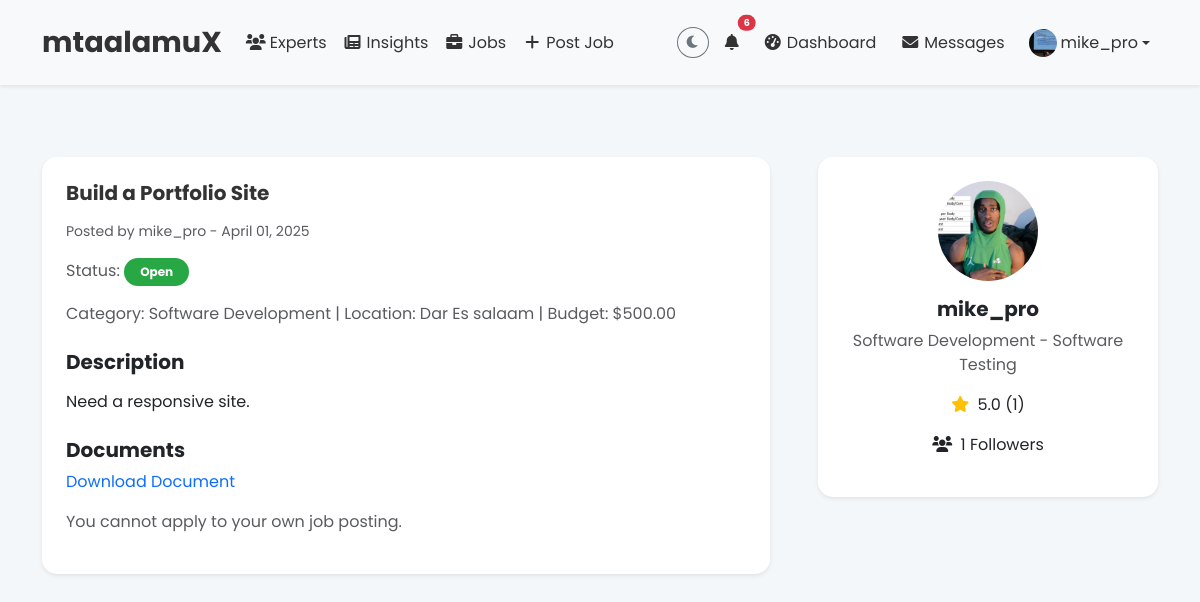
The page /jobs/1/ (signed in) on the database its author committed.
### core/models.py (models this page shows, shortened)
class UserProfile(models.Model):
    user = models.OneToOneField(User, on_delete=models.CASCADE)
    is_professional = models.BooleanField(default=False)
    bio = models.TextField(max_length=1000, blank=True)
    avatar = models.ImageField(upload_to='avatars/', default='default_avatar.jpg')
    interests = models.CharField(max_length=200, blank=True)
    last_seen = models.DateTimeField(auto_now=True)
    theme = models.CharField(max_length=10, choices=[('light', 'Light'), ('dark', 'Dark')], default='light')

class Job(models.Model):
    STATUS_CHOICES = (
        ('open', 'Open'),
        ('closed', 'Closed'),
        ('completed', 'Completed'),
    )
    professional = models.ForeignKey(Professional, on_delete=models.CASCADE, related_name='jobs')
    client = models.ForeignKey(User, on_delete=models.CASCADE, related_name='client_jobs', null=True, blank=True)
    title = models.CharField(max_length=100)
    description = models.TextField()
    budget = models.DecimalField(max_digits=10, decimal_places=2, null=True, blank=True)
    status = models.CharField(max_length=20, choices=STATUS_CHOICES, default='open')
    created_at = models.DateTimeField(auto_now_add=True)

class Professional(models.Model):
    user = models.OneToOneField(User, on_delete=models.CASCADE, related_name='professional')
    field = models.ForeignKey(Category, on_delete=models.SET_NULL, null=True, related_name='professionals')
    subfield = models.CharField(max_length=100)
    location = models.CharField(max_length=100)
    skills = models.JSONField(default=list)
    photo = models.ImageField(upload_to='professionals/', blank=True, null=True)
    hero_image = models.ImageField(upload_to='hero_images/', blank=True, null=True)
    bio = models.TextField(blank=True)
    is_verified = models.BooleanField(default=False)
    followers = models.ManyToManyField(User, related_name='following', blank=True)
    linkedin_url = models.URLField(blank=True, null=True)
    twitter_url = models.URLField(blank=True, null=True)
    github_url = models.URLField(blank=True, null=True)
    website_url = models.URLField(blank=True, null=True)
    cv = models.FileField(upload_to='verification/cvs/', blank=True, null=True)
    certificates = models.FileField(upload_to='verification/certificates/', blank=True, null=True)
    @property
    def follower_count(self):
        return self.followers.count()
    @property
    def average_rating(self):
        reviews = self.reviews.all()
        if reviews:
            return sum(review.rating for review in reviews) / reviews.count()
        return 0

class Category(models.Model):
    name = models.CharField(max_length=100, unique=True)
    image = models.ImageField(
        upload_to='category_images/', # Store images in MEDIA_ROOT/category_images/
        blank=True,
        null=True,
        help_text="Optional: Image representing this category (e.g., an icon)."
    )

class JobDocument(models.Model):
    job = models.ForeignKey(Job, on_delete=models.CASCADE, related_name='documents')
    document = models.FileField(upload_to='job_documents/')

class ServiceReview(models.Model):
    professional = models.ForeignKey(Professional, on_delete=models.CASCADE, related_name='reviews')
    reviewer = models.ForeignKey(User, on_delete=models.CASCADE)
    rating = models.IntegerField(choices=[(i, i) for i in range(1, 6)])
    comment = models.TextField(max_length=500)
    created_at = models.DateTimeField(auto_now_add=True)
    response = models.TextField(max_length=500, blank=True)

### core/views.py (the view, shortened to what this page needs)
# urls.py: path('jobs/<int:pk>/', views.JobDetailView.as_view(), name='job_detail'),
class JobDetailView(DetailView):
    model = Job
    template_name = 'core/job_detail.html'
    context_object_name = 'job'
    def get_context_data(self, **kwargs):
        context = super().get_context_data(**kwargs)
        context['can_apply'] = self.request.user.is_authenticated and self.request.user != self.object.professional.user
        if self.request.user.is_authenticated:
            context['has_applied'] = Message.objects.filter(
                sender=self.request.user,
                recipient=self.object.professional.user,
                content__contains=f"I'm interested in your job posting: {self.object.title}"
            ).exists()
        context['documents'] = self.object.documents.all()
        return context

### core/context_processors.py (called while the page is built)
def unread_notifications(request):
    if request.user.is_authenticated:
        unread_count = Notification.objects.filter(user=request.user, is_read=False).count()
    else:
        unread_count = 0
    return {'unread_notifications': unread_count}

def common_context(request):
    context = {
        'unread_notifications': 0,
        'site_theme': 'light'  # Default theme
    }
    if request.user.is_authenticated:
        context['unread_notifications'] = Notification.objects.filter(
            user=request.user, is_read=False
        ).count()
        try:
            profile = request.user.userprofile
            if profile.theme in ['light', 'dark']: # Validate theme value
                 context['site_theme'] = profile.theme
        except UserProfile.DoesNotExist:
            pass # User has no profile yet, use default theme
    return context

### core/templates/core/job_detail.html (shortened to what this page needs)
{% extends 'core/base.html' %}
{% load static %}
{% block content %}
    <div class="container my-5">
        <div class="row g-5">
            <div class="col-lg-8">
                <div class="card shadow-sm">
            <div class="card-body">
                <h1 class="card-title fw-bold mb-3">{{ job.title }}</h1>
                <p class="text-muted small">Posted by <a href="{% url 'core:professional_detail' job.professional.id %}" class="text-muted text-decoration-none">{{ job.professional.user.username }}</a> - {{ job.created_at|date:"F d, Y" }}</p>
                <p class="text-muted">Status: <span class="badge bg-{% if job.status == 'open' %}success{% else %}secondary{% endif %}">{{ job.status|title }}</span></p>
                <p class="text-muted">Category: {{ job.professional.field.name }} | Location: {{ job.professional.location }} | Budget: ${{ job.budget|floatformat:2 }}</p>
                <h5 class="fw-bold mt-4">Description</h5>
                <p>{{ job.description|linebreaks }}</p>
                {% if documents %}
                    <h5 class="fw-bold mt-4">Documents</h5>
                    <ul class="list-unstyled">
                        {% for doc in documents %}
                            <li><a href="{{ doc.document.url }}" class="text-primary text-decoration-none" target="_blank">Download Document</a></li>
                        {% endfor %}
                    </ul>
                {% endif %}
                {% if can_apply and not has_applied %}
                    <form method="post">
                        {% csrf_token %}
                        <button type="submit" class="btn btn-primary mt-3">Apply Now</button>
                    </form>
                {% elif has_applied %}
                    <p class="text-success mt-3">You have already applied for this job.</p>
                {% elif user.is_authenticated %}
                    <p class="text-muted mt-3">You cannot apply to your own job posting.</p>
                {% else %}
                    <p class="text-muted mt-3">Please <a href="{% url 'login' %}?next={{ request.path }}" class="text-primary text-decoration-none">log in</a> to apply for this job.</p>
                {% endif %}
            </div>
                </div>
            </div>
            <div class="col-lg-4">
                <div class="card shadow-sm sticky-top" style="top: 20px;">
                    <div class="card-body text-center">
                        <img src="{% if job.professional.photo %}{{ job.professional.photo.url }}{% else %}{% static 'img/default_profile.jpg' %}{% endif %}" class="rounded-circle mb-3" alt="{{ job.professional.user.username }}'s profile photo" style="width: 100px; height: 100px; object-fit: cover;">
                        <h5 class="card-title"><a href="{% url 'core:professional_detail' job.professional.id %}" class="text-dark text-decoration-none">{{ job.professional.user.username }}</a></h5>
                        <p class="text-muted">{{ job.professional.field.name }} - {{ job.professional.subfield }}</p>
                        <p><i class="fas fa-star text-warning me-1"></i> {{ job.professional.average_rating|floatformat:1 }} ({{ job.professional.reviews.count }})</p>
                        <p><i class="fas fa-users me-1"></i> {{ job.professional.follower_count }} Followers</p>
                    </div>
                </div>
            </div>
        </div>
    </div>
{% endblock %}

### core/templates/core/base.html (shortened to what this page needs)
{% load static %}
<!DOCTYPE html>
<html lang="en" class="{% if site_theme == 'dark' %}dark-mode{% endif %} h-100">
<head>
    <link href="https://cdn.jsdelivr.net/npm/bootstrap@5.3.0/dist/css/bootstrap.min.css" rel="stylesheet">
    <link href="https://cdnjs.cloudflare.com/ajax/libs/font-awesome/6.0.0-beta3/css/all.min.css" rel="stylesheet">
    <link rel="stylesheet" href="{% static 'css/styles.css' %}">
</head>
<body class="d-flex flex-column h-100">
    <nav class="navbar navbar-expand-lg {% if site_theme == 'dark' %}navbar-dark bg-dark{% else %}navbar-light bg-light{% endif %} shadow-sm sticky-top">
        <div class="container">
            <a class="navbar-brand fw-bold" href="{% url 'core:home' %}">mtaalamuX</a>
            <div class="collapse navbar-collapse" id="navbarNav">
                <ul class="navbar-nav me-auto mb-2 mb-lg-0">
                    <li class="nav-item"><a class="nav-link" href="{% url 'core:professional_list' %}"><i class="fas fa-users fa-fw me-1"></i>Experts</a></li>
                    <li class="nav-item"><a class="nav-link" href="{% url 'core:insights' %}"><i class="fas fa-newspaper fa-fw me-1"></i>Insights</a></li>
                    <li class="nav-item"><a class="nav-link" href="{% url 'core:job_list' %}"><i class="fas fa-briefcase fa-fw me-1"></i>Jobs</a></li>
                    {% if user.is_authenticated %}
                    <li class="nav-item">
                        <a class="nav-link" href="{% url 'core:post_job' %}" title="Post a Job">
                            <i class="fas fa-plus fa-fw me-1"></i>Post Job
                        </a>
                    </li>
                    {% endif %}
                </ul>
                <ul class="navbar-nav ms-auto align-items-center">
                    <li class="nav-item">
                        <button id="theme-toggle-btn" class="btn btn-sm {% if site_theme == 'dark' %}btn-outline-light{% else %}btn-outline-secondary{% endif %} rounded-circle" type="button" title="Toggle theme" aria-label="Toggle theme">
                            <i class="fas {% if site_theme == 'dark' %}fa-sun{% else %}fa-moon{% endif %}" id="theme-toggle-icon"></i>
                        </button>
                    </li>
                    <li class="nav-item ms-2">
                        <a class="nav-link position-relative" href="{% url 'core:notifications' %}" title="Notifications">
                            <i class="fas fa-bell"></i>
                            {% if user.is_authenticated and unread_notifications > 0 %}
                                <span class="position-absolute top-0 start-100 translate-middle badge rounded-pill bg-danger" style="font-size: 0.6em;">
                                    {{ unread_notifications }}
                                </span>
                            {% endif %}
                        </a>
                    </li>
                    {% if user.is_authenticated %}
                        <li class="nav-item ms-2 d-none d-lg-block"><a class="nav-link" href="{% url 'core:dashboard' %}" title="Dashboard"><i class="fas fa-tachometer-alt fa-fw me-1"></i>Dashboard</a></li>
                        <li class="nav-item ms-2 d-none d-lg-block"><a class="nav-link" href="{% url 'core:messages' %}" title="Messages"><i class="fas fa-envelope fa-fw me-1"></i>Messages</a></li>
                        <li class="nav-item dropdown ms-2">
                            <a class="nav-link dropdown-toggle d-flex align-items-center" href="#" id="profileDropdown" role="button" data-bs-toggle="dropdown" aria-expanded="false">
                                <img src="{% if user.userprofile.avatar %}{{ user.userprofile.avatar.url }}{% else %}{% static 'img/default_avatar.jpg' %}{% endif %}" class="rounded-circle me-1" alt="{{ user.username }}'s avatar" style="width: 28px; height: 28px; object-fit: cover;">
                                <span class="d-none d-lg-inline">{{ user.username }}</span>
                            </a>
                        </li>
                    {% endif %}
                </ul>
            </div>
        </div>
    </nav>
    <main class="flex-grow-1 py-4">
        {% block content %}{% endblock %}
    </main>
</body>
</html>

### static/css/styles.css (style rules this page uses)
* { margin: 0; padding: 0; box-sizing: border-box; }
:root { --primary: #007bff; --primary-dark: #0056b3; --secondary: #00c4cc; --secondary-dark: #009b9f; --background-light: #f4f7fa; --background-dark: #1a1a2e; --text-light: #333; --text-dark: #e0e0e0; --card-light: #fff; --card-dark: #2c3034; --muted-light: #6c757d; --muted-dark: #adb5bd; --navbar-dark: #343a40; --navbar-dark-gradient: #495057; }
html, body { height: 100%; margin: 0; }
body { display: flex; flex-direction: column; min-height: 100vh; font-family: 'Poppins', sans-serif; background-color: var(--background-light); color: var(--text-light); transition: background-color 0.3s, color 0.3s; }
main { flex-grow: 1; }
.navbar { padding: 1rem 0; box-shadow: 0 4px 12px rgba(0, 0, 0, 0.1); transition: background-color 0.3s; }
.navbar-light { background-color: var(--background-light); }
.navbar-light .navbar-brand, .navbar-light .navbar-nav .nav-link { color: var(--text-light); }
.navbar-brand { font-size: 1.8rem; }
.card { border: none; border-radius: 15px; background-color: var(--card-light); transition: transform 0.3s, box-shadow 0.3s; }
.card-title { font-size: 1.25rem; font-weight: 700; color: var(--text-light); }
.card-body { padding: 1.5rem; }
.badge.bg-success { background-color: #28a745 !important; color: #fff; padding: 0.5rem 1rem; border-radius: 20px; }
.sticky-top { z-index: 1000; }

### rows shown on the page
Job: title "Build a Portfolio Site", professional.user.username "mike_pro", created_at "April 01, 2025", status "Open", professional.field.name "Software Development", professional.location "Dar Es salaam", budget "500.00", description "Need a responsive site.", professional.photo (picture), professional.subfield "Software Testing", professional.average_rating "5.0", professional.reviews.count "1", professional.follower_count "1"

### other values the page prints
{{ unread_notifications }} "6"
{{ user.username }} "mike_pro"
